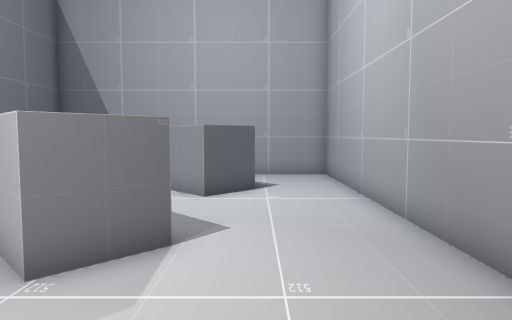
View 1 (above)

14 first-person views from a walk through a 3-D level made in the Unity game engine. The camera is 1.4 m above the floor, tilts 4° down and sees 70° across. The floor is counted in squares, 1 m on a side. Each view is taken from the middle of a square. On the plan, view 1 faces up. The plan holds only what a view shows up to about 16 squares ahead; the rest is blank. The player character is not drawn.

View 2
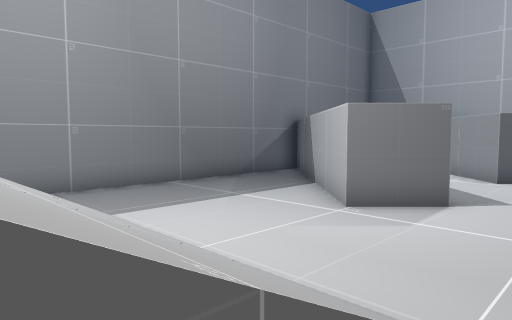

View 3
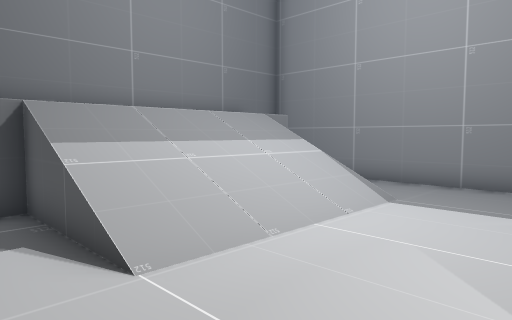

View 4
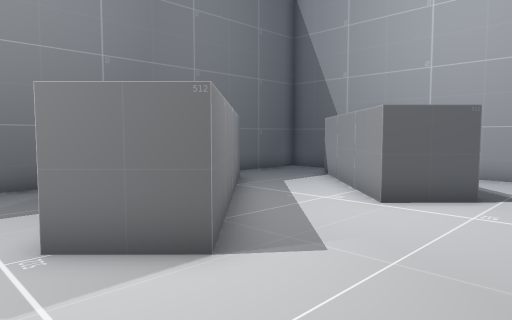

View 5
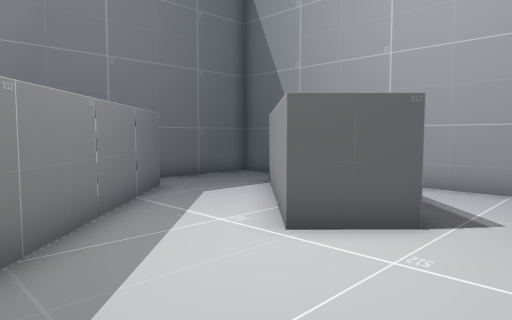

View 6
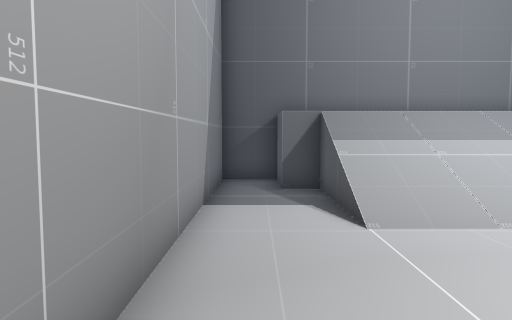

View 7
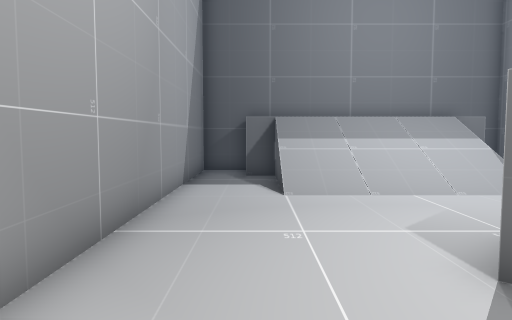

View 8
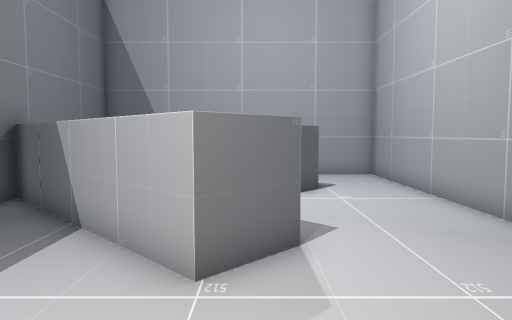

View 9
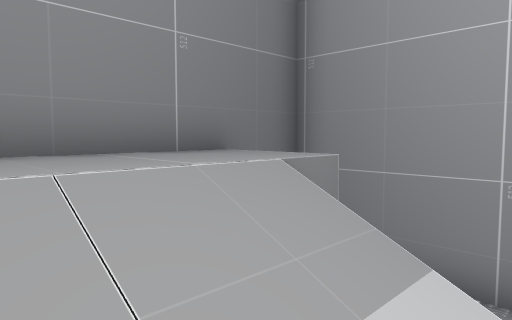

View 10
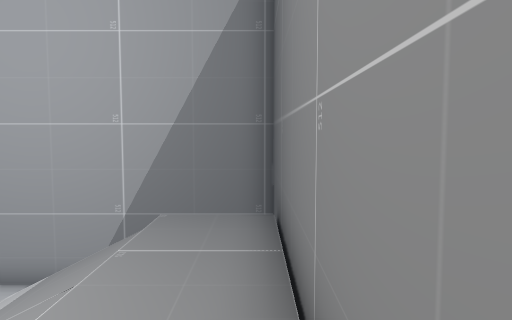

View 11
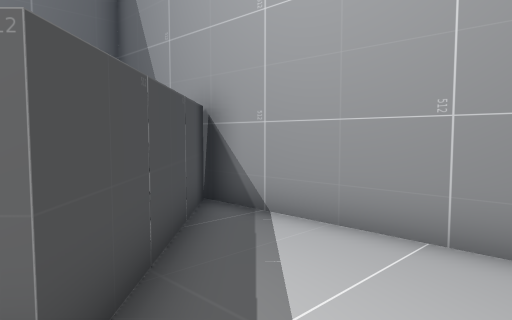

View 12
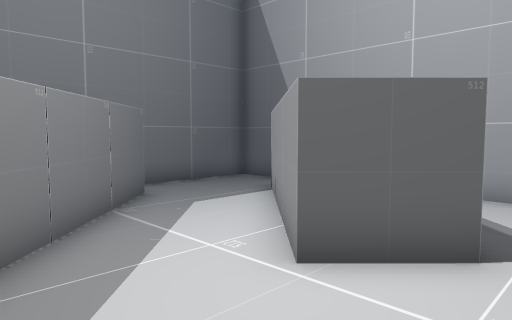

View 13
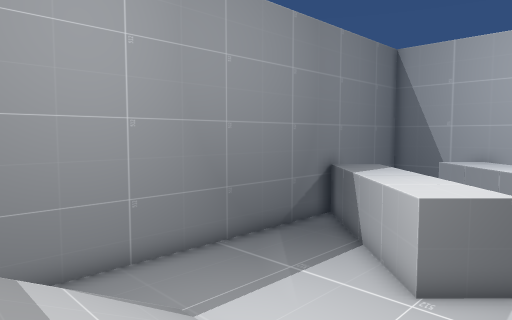

View 14
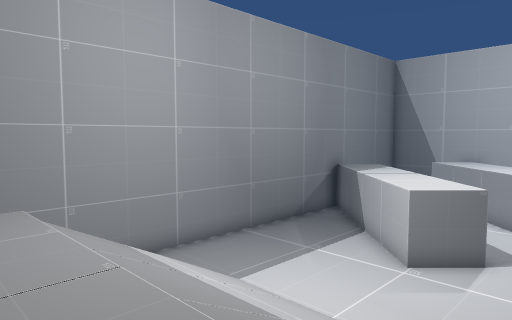

### Floor plan
Key: @ floor where view 1 was taken; # wall or solid block; . main floor; : floor 2 m higher than the main floor; / step, stairs or slope; = window, fence, low wall or low ledge; v drop or lower ground.
Columns run from 9 left of view 1 to 3 right of it. Each row starts with its distance up from view 1.
 16 #############
 15 #...##......#
 14 #...###.....#
 13 #....###....#
 12 #.....###...#
 11 # #....##...#
 10 ####........#
  9 #####.......#
  8 #.####......#
  7 #..####.....#
  6 #...####....#
  5 #....###....#
  4 #...........#
  3 #...........#
  2 #...........#
  1 #...........#
  0 #.../////@..#
 -1 #. =//////..#
 -2 #. v//////..#
 -3 # .#//////#.#
 -4 # #::::::::.#
 -5 # #::::::::.#
 -6  ############

Positions as (right, up) in squares from view 1, and headings:
1: (0, 0), facing up
2: (1, -2), facing up-left
3: (2, 4), facing down-left
4: (2, 3), facing up-left
5: (2, 6), facing up-left
6: (2, 6), facing down
7: (1, 9), facing down
8: (-2, 0), facing up
9: (-3, -1), facing down-left
10: (-5, -5), facing right
11: (2, 11), facing up-left
12: (1, 7), facing up-left
13: (0, -3), facing up-left
14: (1, -5), facing up-left
